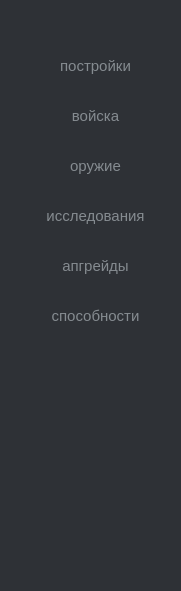
     <widget class="QWidget" name="widget_2" native="true">
      <property name="geometry">
       <rect>
        <x>0</x>
        <y>0</y>
        <width>181</width>
        <height>591</height>
       </rect>
      </property>
      <property name="styleSheet">
       <string notr="true">QWidget{
background:#2E3136;

}
 QPushButton{
color:#858B90;
border:none;
font-size:15px;
border-radius:3px;
}

QPushButton:hover{
background:#32363B;

color:#BABBBF;
}</string>
      </property>
      <widget class="QPushButton" name="IG_build">
       <property name="geometry">
        <rect>
         <x>10</x>
         <y>50</y>
         <width>171</width>
         <height>31</height>
        </rect>
       </property>
       <property name="styleSheet">
        <string notr="true"/>
       </property>
       <property name="text">
        <string>постройки</string>
       </property>
      </widget>
      <widget class="QPushButton" name="IG_army">
       <property name="geometry">
        <rect>
         <x>10</x>
         <y>100</y>
         <width>171</width>
         <height>31</height>
        </rect>
       </property>
       <property name="styleSheet">
        <string notr="true"/>
       </property>
       <property name="text">
        <string>войска</string>
       </property>
      </widget>
      <widget class="QPushButton" name="IG_study">
       <property name="geometry">
        <rect>
         <x>10</x>
         <y>200</y>
         <width>171</width>
         <height>31</height>
        </rect>
       </property>
       <property name="styleSheet">
        <string notr="true"/>
       </property>
       <property name="text">
        <string>исследования</string>
       </property>
      </widget>
      <widget class="QPushButton" name="IG_weapon">
       <property name="geometry">
        <rect>
         <x>10</x>
         <y>150</y>
         <width>171</width>
         <height>31</height>
        </rect>
       </property>
       <property name="styleSheet">
        <string notr="true"/>
       </property>
       <property name="text">
        <string>оружие</string>
       </property>
      </widget>
      <widget class="QPushButton" name="IG_capabilities">
       <property name="geometry">
        <rect>
         <x>10</x>
         <y>300</y>
         <width>171</width>
         <height>31</height>
        </rect>
       </property>
       <property name="styleSheet">
        <string notr="true"/>
       </property>
       <property name="text">
        <string>способности</string>
       </property>
      </widget>
      <widget class="QPushButton" name="IG_upgrade">
       <property name="geometry">
        <rect>
         <x>10</x>
         <y>250</y>
         <width>171</width>
         <height>31</height>
        </rect>
       </property>
       <property name="styleSheet">
        <string notr="true"/>
       </property>
       <property name="text">
        <string>апгрейды</string>
       </property>
      </widget>
     </widget>
